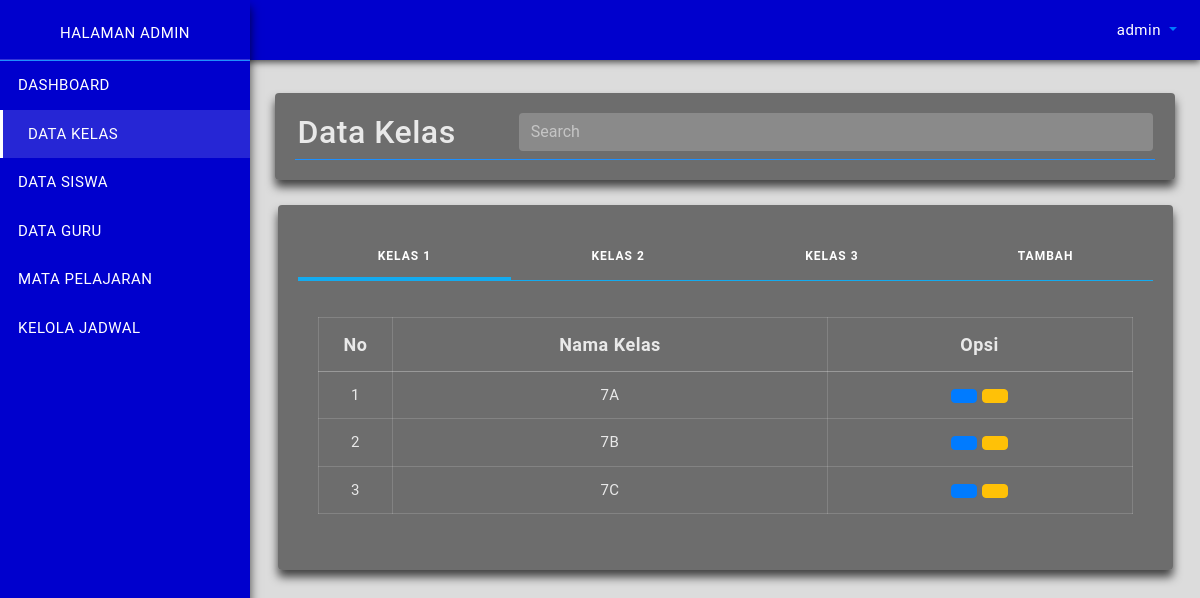
The page /admin/kelas.php (signed in) on the database its author committed.
### tables this page shows
CREATE TABLE `tb_kelas` (
  `id_kelas` int(5) NOT NULL,
  `nama` varchar(10) NOT NULL,
  `status` int(5) NOT NULL
);

### admin/kelas.php (the view, shortened to what this page needs)
<?php
	require_once('partials/header.php');
 ?>
    <div class="content-wrapper">
        <div class="container-fluid"><br>
        	<div class="card">
        		<div class="card-body">
        			<div class="row">
        				<div class="col-md-3">
        					<h2><i class="zmdi zmdi-home"></i> Data Kelas</h2>
        				</div>
        				<div class="col-md-9">
        					<form class="search-bar">
					        <input type="text" class="form-control" id="search-field" placeholder="Search" title="Type in a name">
					      </form>
        				</div>
        			</div>
        			<div class="dropdown-divider"></div>
        		</div>
        	</div>
            <div class="row">
				<div class="col">
                    <div class="card">
                        <div class="card-body">
                            <ul class="nav nav-tabs nav-tabs-primary top-icon nav-justified">
                                <li class="nav-item">
                                    <a href="javascript:void();" data-target="#kelas1" data-toggle="pill" class="nav-link active"><i class="icon-user"></i> <span class="hidden-xs">Kelas 1</span></a>
                                </li>
                                <li class="nav-item">
                                    <a href="javascript:void();" data-target="#kelas2" data-toggle="pill" class="nav-link"><i class="icon-user"></i> <span class="hidden-xs">Kelas 2</span></a>
                                </li>
                                <li class="nav-item">
                                    <a href="javascript:void();" data-target="#kelas3" data-toggle="pill" class="nav-link"><i class="icon-user"></i> <span class="hidden-xs">Kelas 3</span></a>
                                </li>
                                <li class="nav-item">
                                    <a href="javascript:void();" data-target="#tambah" data-toggle="pill" class="nav-link"><i class="icon-plus"></i> <span class="hidden-xs">Tambah</span></a>
                                </li>
                            </ul>
                            <div class="tab-content">
                                <div class="tab-pane active" id="kelas1">
                                    <div class="card-body">
						              	<div class="table-responsive">
						               		<table class="table text-center table-content">
						                  		<thead>
						                    		<tr>
						                      			<th style="width: 5px;">No</th>
						                      			<th>Nama Kelas</th>
						                      			<th>Opsi</th>
						                    		</tr>
						                  		</thead>
						                  		<tbody>
						                  			<?php
						                  				$sql = "SELECT * FROM tb_kelas where status='0' ";
														$query= mysqli_query($conn, $sql);
														$n = 1;
														while($kelas = mysqli_fetch_array($query)){
															echo "<tr>";
															echo "<td>".$n++."</td>";
															echo "<td>".$kelas['nama']. "</td>";
															echo "<td>
																	<a href='#' class='btn btn-primary' title='".$kelas['id_kelas']."' onclick='editKelas(this)'><i class='icon-note'></i></a>
																	<a href='#' class='btn btn-warning text-white' title='".$kelas['id_kelas']."' onclick='hapusKelas(this)'><i class='icon-trash'></i></a>
																</td>";
															echo "</tr>";
														}
													?>
						                  		</tbody>
						               		</table>
						              	</div>
						            </div>
                                </div>
                            </div>
                        </div>
                    </div>
                </div>
            </div>
        </div>
    </div>
	</div>
 <?php
 	require_once('partials/footer.php');
  ?>

### assets/css/appstyle.css (style rules this page uses)
body { background-color: #DCDCDC; font-family: 'Roboto', sans-serif; font-size: 15px; color: rgba(255,255,255,.85); letter-spacing: 0.5px; }
::placeholder { color: #fff !important; opacity: .5 !important; }
a span { color: white; }
.row { margin-right: -12.5px; margin-left: -12.5px; }
.content-wrapper { margin-left: 250px; padding-top: 70px; padding-left: 10px; padding-right: 10px; padding-bottom: 70px; overflow-x: hidden; -webkit-transition: all 0.3s ease; -moz-transition: all 0.3s ease; -o-transition: all 0.3s ease; transition: all 0.3s ease; }
.dropdown-divider { margin: 0; border-top: 1px solid rgb(30, 144, 255); }
.card { margin-bottom: 25px; border: none; background-color: rgba(0,0,0,0.5); box-shadow: 0 7px 10px rgba(0, 0, 0, 0.7); }
.form-control { border: 0px solid #e5eaef; background-color: rgba(255, 255, 255, 0.2); color: #fff !important; }
.card .table td, .card .table th { padding-right: 25px; padding-left: 25px; }
.table { width: 100%; color: rgba(255,255,255,.85); }
.table thead th { font-size: 18px; padding-top: 13px; padding-bottom: 13px; border-bottom: 1px solid rgba(255, 255, 255, 0.3) }
.table-responsive { white-space:nowrap; }
.table-responsive td, .table-responsive th { border: 1px solid rgba(255, 255, 255, 0.15); }
.nav-tabs .nav-link { color: #ffffff; font-size: 12px; text-align: center; letter-spacing: 1px; font-weight: 600; margin: 0px; margin-bottom: 0; padding: 12px 20px; text-transform: uppercase; border: 0px solid transparent; border-top-left-radius: .25rem; border-top-right-radius: .25rem; }
.nav-tabs .nav-link i { margin-right: 2px; font-weight: 600; }
.top-icon.nav-tabs .nav-link i { margin: 0px; font-weight: 500; display: block; font-size: 20px; padding: 5px 0; }
.nav-tabs-primary.nav-tabs { border-bottom: 1px solid #14abef; }
.nav-tabs-primary .nav-link.active, .nav-tabs-primary .nav-item.show>.nav-link { color: #14abef; background-color: transparent; border-color: #14abef #14abef #fff; border-bottom: 4px solid #14abef; }
.card .tab-content { padding: 1rem 0 0 0; }

### rows shown on the page
tb_kelas: nama "7A"
tb_kelas: nama "7B"
tb_kelas: nama "7C"

### other values the page prints
$_SESSION['username'] "admin"
